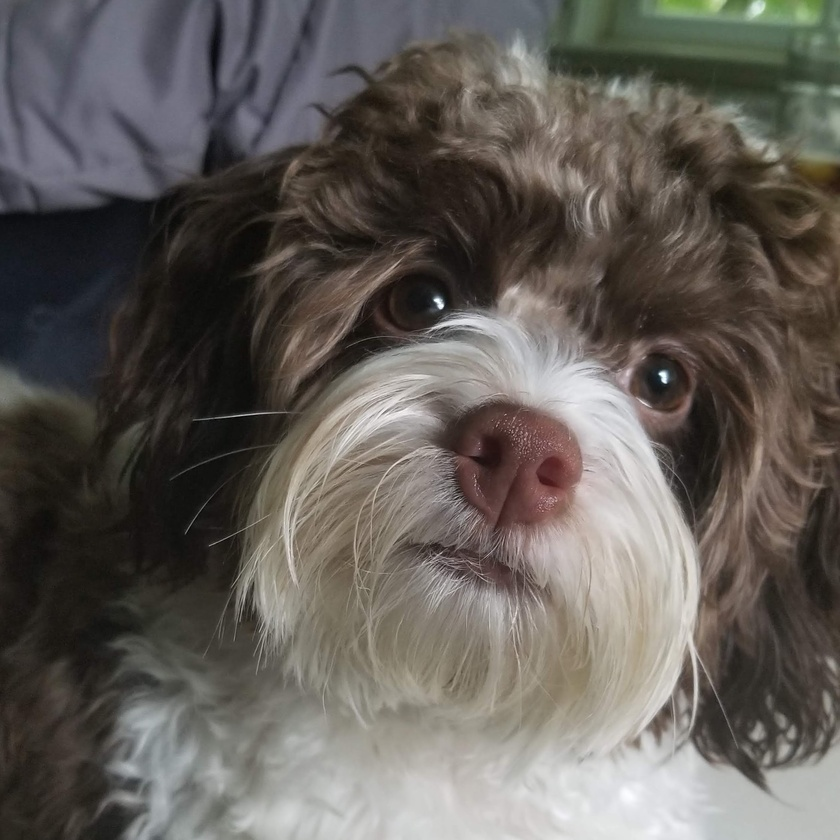
#> input picture course-02/project/udacity-c2-image-filter/src/mock/xander2.jpg, 840 x 840 px, shrunk from 2242 x 2242 before the run
$ python image_filter.py
#> lines starting #> are read from the running program, lines starting #| are printed output that depends on the picture
import sys
import cv2
import os

inputDir = '/mock/'
outputDir = '/out/'
fileName = 'xander2.jpg'
failed = False

def process(fileName, inputDir, outputDir):
    # We need an absolute path
#> called with fileName = 'xander2.jpg', inputDir = '/mock/', outputDir = '/out/'
    dir_path = os.path.dirname(os.path.realpath(__file__))

    # Load the image from disk
    img = cv2.imread(dir_path+inputDir+fileName,0)
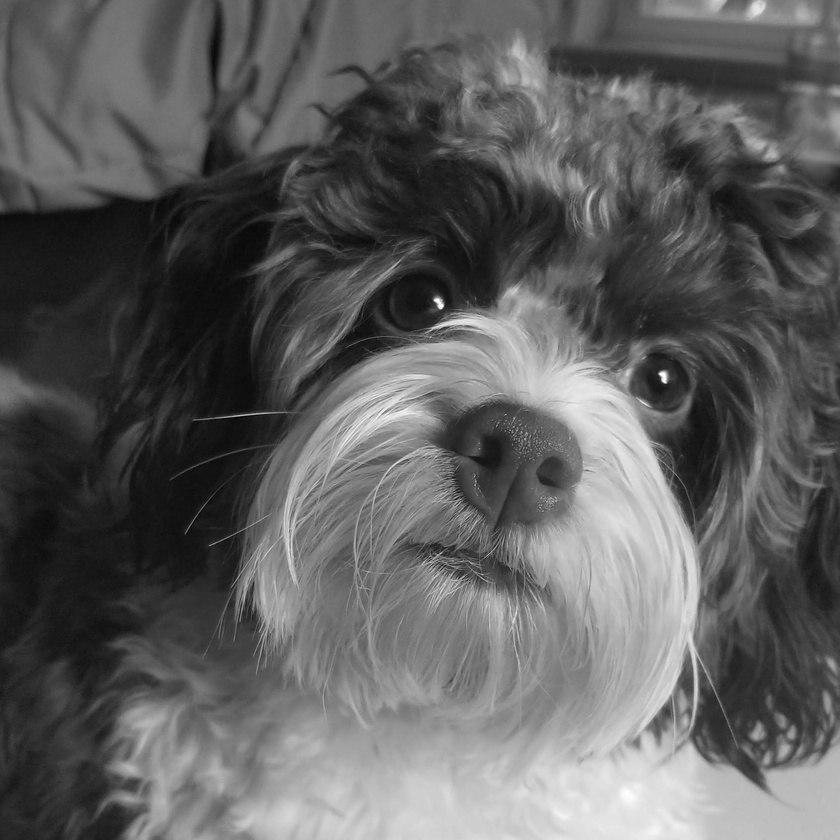
#> img: shape (840, 840); min 0, max 255, mean 94.7
    if img is None:
        return False, "Image Failed to Load"

    # Apply the Canny edge detection filter
    filtered = cv2.Canny(img, 50, 50)
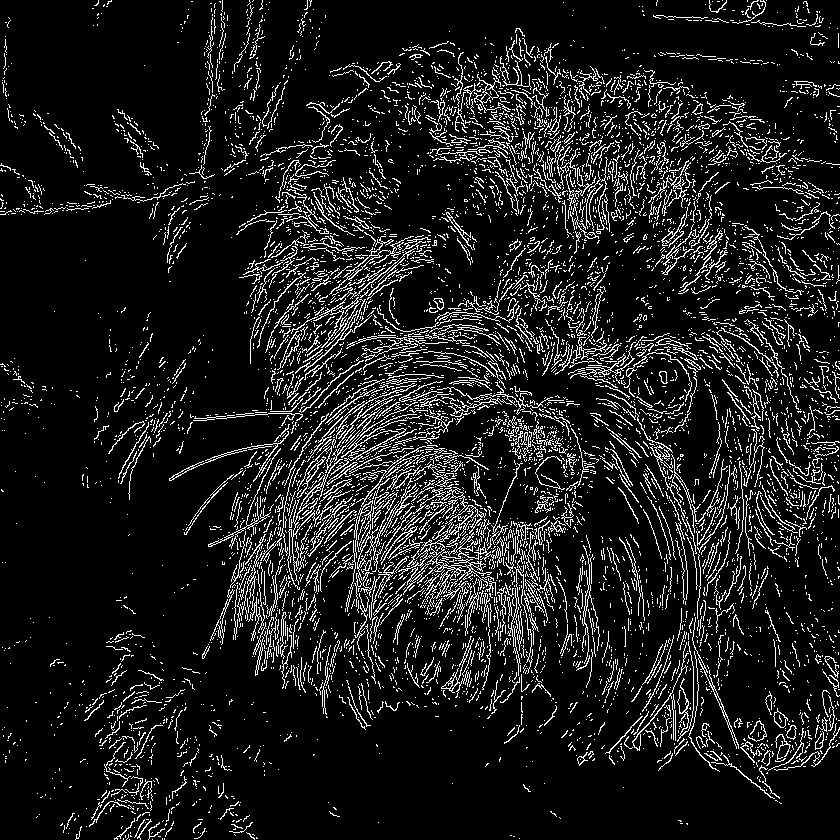
#> filtered: shape (840, 840); 10.7% white in thin lines or dots
    if filtered is None:
        return False, "Image Failed To Filter"


    # Write the image back to disk
    out = cv2.imwrite(dir_path+outputDir+fileName, filtered)
    if out == False:
        return False, "Image Failed To Write"

    return True, "Success"

isSuccess, message = process(fileName, inputDir, outputDir)
print(isSuccess)
print(message)
sys.stdout.flush()

$ run again, with course-02/project/udacity-c2-image-filter/src/mock/xander1.jpg copied over course-02/project/udacity-c2-image-filter/src/mock/xander2.jpg
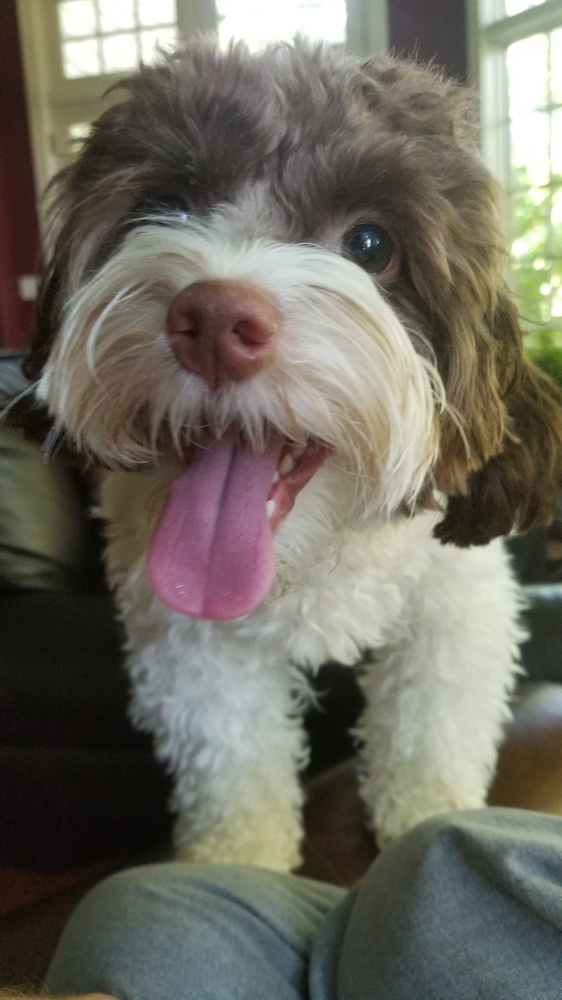
#> input picture course-02/project/udacity-c2-image-filter/src/mock/xander1.jpg, 562 x 1000 px, shrunk from 2268 x 4032 before the run
#> in process, `img = cv2.imread(dir_path+inputDir+fileName,0)`:
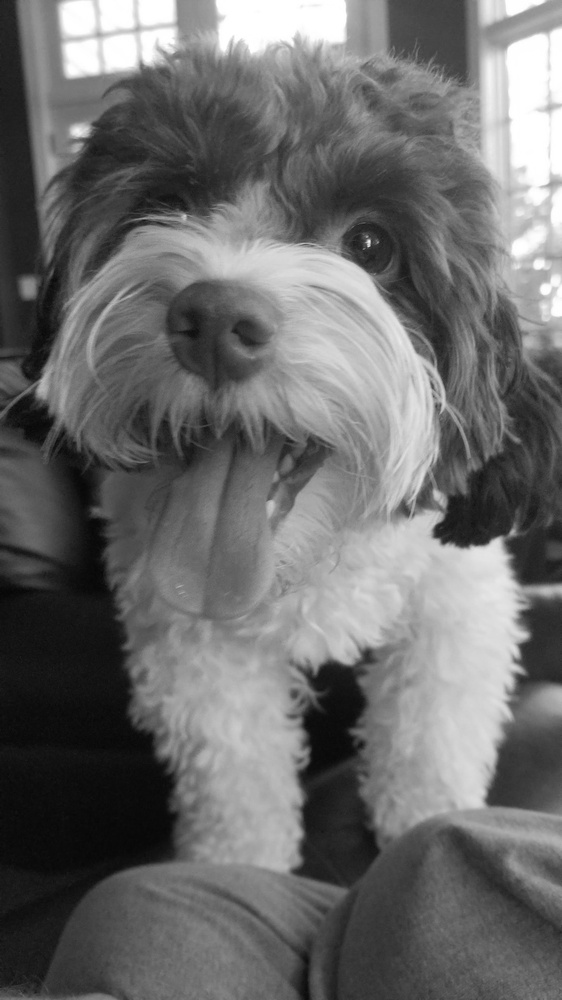
#> img: shape (1000, 562); min 5, max 255, mean 108.2
#> in process, `filtered = cv2.Canny(img, 50, 50)`:
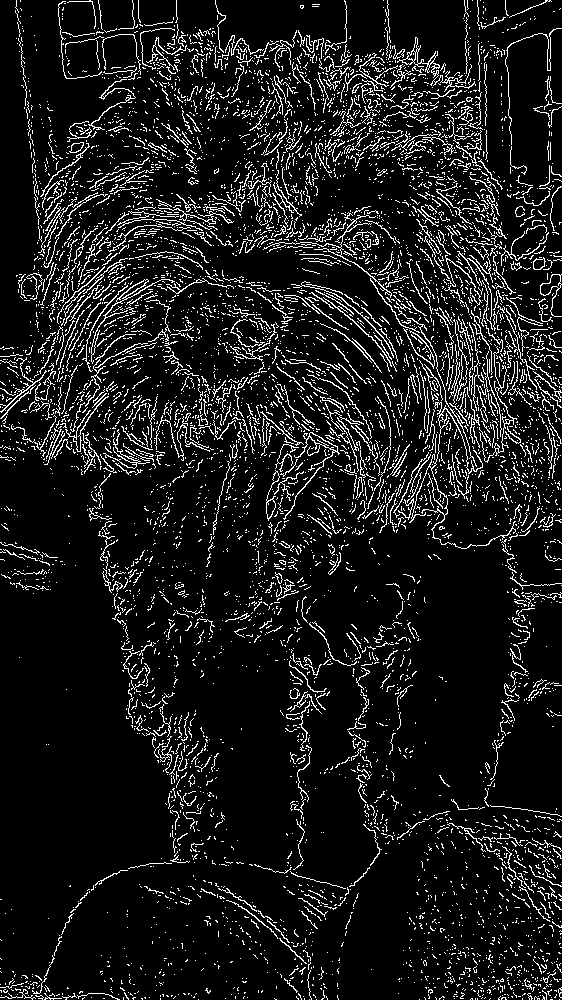
#> filtered: shape (1000, 562); 10% white in thin lines or dots
